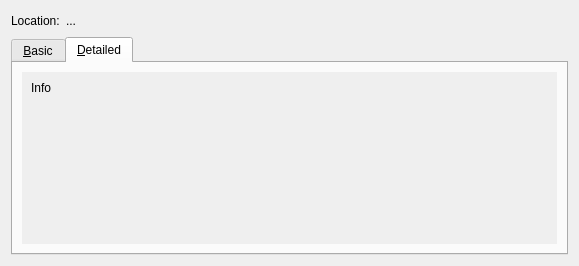
<?xml version="1.0" encoding="UTF-8"?>
<ui version="4.0">
 <class>InfoForm</class>
 <widget class="QWidget" name="InfoForm">
  <property name="geometry">
   <rect>
    <x>0</x>
    <y>0</y>
    <width>579</width>
    <height>266</height>
   </rect>
  </property>
  <layout class="QVBoxLayout" name="verticalLayout">
   <item>
    <layout class="QHBoxLayout" name="horizontalLayout">
     <item>
      <widget class="QLabel" name="label_2">
       <property name="text">
        <string>Location:</string>
       </property>
      </widget>
     </item>
     <item>
      <widget class="QLabel" name="local_location">
       <property name="text">
        <string>...</string>
       </property>
       <property name="wordWrap">
        <bool>false</bool>
       </property>
       <property name="textInteractionFlags">
        <set>Qt::LinksAccessibleByMouse|Qt::TextSelectableByKeyboard|Qt::TextSelectableByMouse</set>
       </property>
      </widget>
     </item>
     <item>
      <spacer name="horizontalSpacer">
       <property name="orientation">
        <enum>Qt::Horizontal</enum>
       </property>
       <property name="sizeHint" stdset="0">
        <size>
         <width>40</width>
         <height>20</height>
        </size>
       </property>
      </spacer>
     </item>
    </layout>
   </item>
   <item>
    <widget class="QTabWidget" name="tabWidget">
     <property name="currentIndex">
      <number>1</number>
     </property>
     <widget class="QWidget" name="tab_basic">
      <attribute name="title">
       <string>&amp;Basic</string>
      </attribute>
      <layout class="QVBoxLayout" name="verticalLayout_5">
       <item>
        <widget class="QFrame" name="frame">
         <property name="frameShape">
          <enum>QFrame::NoFrame</enum>
         </property>
         <property name="frameShadow">
          <enum>QFrame::Plain</enum>
         </property>
         <property name="lineWidth">
          <number>1</number>
         </property>
         <layout class="QVBoxLayout" name="verticalLayout_3">
          <item>
           <widget class="QLabel" name="basic_info">
            <property name="text">
             <string>Info</string>
            </property>
            <property name="alignment">
             <set>Qt::AlignLeading|Qt::AlignLeft|Qt::AlignTop</set>
            </property>
           </widget>
          </item>
         </layout>
        </widget>
       </item>
      </layout>
     </widget>
     <widget class="QWidget" name="tab_detailed">
      <attribute name="title">
       <string>&amp;Detailed</string>
      </attribute>
      <layout class="QVBoxLayout" name="verticalLayout_6">
       <item>
        <widget class="QScrollArea" name="scrollArea">
         <property name="frameShape">
          <enum>QFrame::NoFrame</enum>
         </property>
         <property name="frameShadow">
          <enum>QFrame::Plain</enum>
         </property>
         <property name="lineWidth">
          <number>1</number>
         </property>
         <property name="widgetResizable">
          <bool>true</bool>
         </property>
         <widget class="QWidget" name="scrollAreaWidgetContents">
          <property name="geometry">
           <rect>
            <x>0</x>
            <y>0</y>
            <width>539</width>
            <height>179</height>
           </rect>
          </property>
          <layout class="QVBoxLayout" name="verticalLayout_2">
           <item>
            <widget class="QLabel" name="detailed_info">
             <property name="text">
              <string>Info</string>
             </property>
             <property name="alignment">
              <set>Qt::AlignLeading|Qt::AlignLeft|Qt::AlignTop</set>
             </property>
            </widget>
           </item>
          </layout>
         </widget>
        </widget>
       </item>
      </layout>
     </widget>
    </widget>
   </item>
  </layout>
 </widget>
 <resources/>
 <connections/>
</ui>
